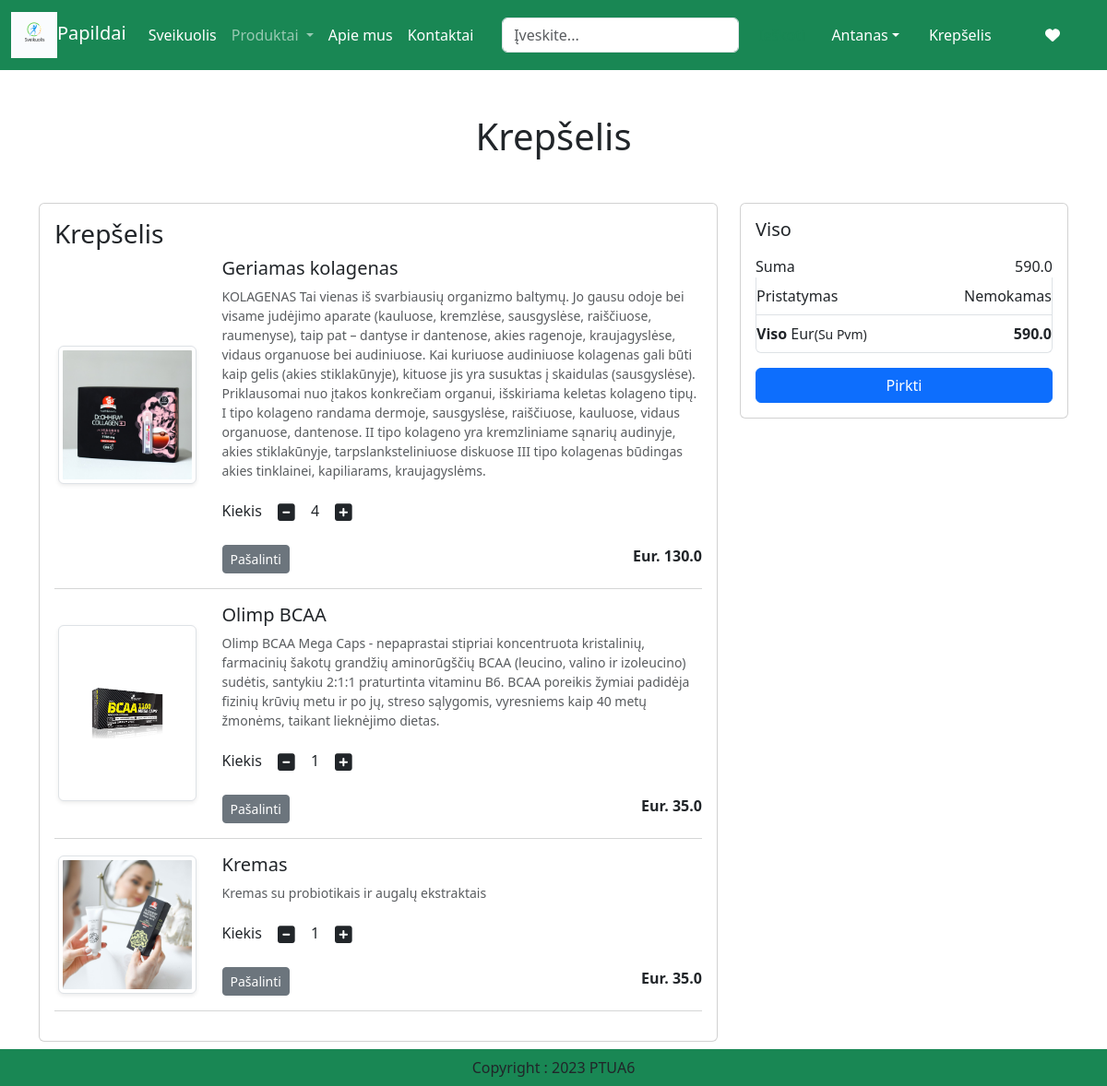
The app's page /cart/ (signed in) with its own data.
### app/models.py (models this page shows, shortened)
class Cart(models.Model):
    user = models.ForeignKey(User, on_delete=models.CASCADE)
    product = models.ForeignKey(Product, on_delete=models.CASCADE)
    quantity = models.PositiveIntegerField(default=1)

class Product(models.Model):
    title = models.CharField(max_length=100)
    selling_price = models.FloatField()
    discounted_price = models.FloatField()
    description = models.TextField()
    composition = models.TextField(default='')
    prodapp = models.TextField(default='')
    category = models.CharField(choices=CATEGORY_CHOICES, max_length=5)
    product_image = models.ImageField(upload_to='product')

### app/views.py (the view)
# urls.py: path("cart/", views.show_cart, name="showcart"),
@login_required
def show_cart(request):
    user = request.user
    cart = Cart.objects.filter(user=user)
    amount = 0
    for p in cart:
        value = p.quantity * p.product.discounted_price
        amount = amount + value
        totalamount = amount
    return render(request, "app/addtocart.html", locals())

### app/templates/app/addtocart.html (shortened to what this page needs)
{% extends 'app/index.html' %}
{% load static %}
{% block main-content %}
<div class="container my-5">
    <div class="row">
        {% if cart %}
            <h1 class="text-center mb-5">Krepšelis</h1>
            <div class="col-sm-8">
                <div class="card">
                    <div class="card-body">
                        <h3>Krepšelis</h3>
                        {% for item in cart %}
                            <div class="row">
                                <div class="col-sm-3 text-center align-self-center">
                                    <img src="{{ item.product.product_image.url }}" alt="" srcset=""
                                         class="img-fluid img-thumbnail shadow-sm" width="150" height="150">
                                </div>
                                <div class="col-sm-9">
                                    <div>
                                        <h5>{{ item.product.title }}</h5>
                                        <p class="mb-2 text-muted small">{{ item.product.description }}</p>
                                        <div class="my-3">
                                            <label for="quantity">Kiekis</label>
                                            <a class="minus-cart btn" pid={{ item.product.id }}>
                                                <i class="fas fa-minus-square fa-lg"></i>
                                            </a>
                                            <span id="quantity">{{ item.quantity }}</span>
                                            <a class="plus-cart btn" pid={{ item.product.id }}>
                                                <i class="fas fa-plus-square fa-lg"></i>
                                            </a>
                                        </div>
                                        <div class="d-flex justify-content-between">
                                            <a href="#" class="remove-cart btn btn-sm btn-secondary mr-3"
                                               pid={{ item.product.id }}>Pašalinti</a>
                                            <p class="mb-0">
                                                <span><strong>Eur. {{ item.product.discounted_price}}</strong></span>
                                            </p>
                                        </div>
                                    </div>
                                </div>
                            </div>
                            <hr class="text-muted">
                        {% endfor %}
                    </div>
                </div>
            </div>
            <div class="col-sm-4">
                <div class="card">
                    <div class="card-body">
                        <h5>Viso</h5>
                        <ul class="list-group">
                            <li class="list-group-item d-flex justify-content-between align-items-center border-0 px-0 pb-0">
                                Suma<span id="amount"> {{ amount }}</span>
                            </li>
                            <li class="list-group-item d-flex justify-content-between align-items-center px-0">
                                Pristatymas<span>Nemokamas</span>
                            </li>
                            <li class="list-group-item d-flex justify-content-between align-items-center px-0 mb-3">
                                <div>
                                    <strong>Viso</strong> Eur<small>(Su Pvm)</small>
                                </div>
                                <span id="totalamount"><strong> {{ totalamount }}</strong></span>
                            </li>
                        </ul>
                        <div class="d-grid">
                            <a href="{% url 'checkout' %}" class="btn btn-primary">Pirkti</a>
                        </div>
                    </div>
                </div>
            </div>
        {% else %}
            <h1 class="text-center mb-5">Krepšelis yra tuscias</h1>
        {% endif %}
    </div>
</div>
{% endblock main-content %}

### app/templates/app/index.html (shortened to what this page needs)
<!DOCTYPE html>
{% load static %}
<html lang="en">
<head>
</head>
<body>
    <nav class="navbar navbar-expand-lg navbar-dark bg-success">
        <div class="container-fluid">
            <a class="navbar-brand" href="#">
                <img src="{% static "app/images/logo.png" %}" width="50" height="50" alt="logo">Papildai</a>
            <div class="collapse navbar-collapse" id="navbarSupportedContent">
                <ul class="navbar-nav me-auto mb-2 mb-lg-0">
                    <li class="nav-item">
                        <a class="nav-link active" aria-current="page" href="/">Sveikuolis</a>
                    </li>
                    <li class="nav-item dropdown">
                        <a class="nav-link dropdown-toggle" href="#" role="button" data-bs-toggle="dropdown" aria-expanded="false">
                            Produktai
                        </a>
                    </li>
                    <li class="nav-item">
                        <a class="nav-link text-white" href="{% url 'about' %}">Apie mus</a>
                    </li>
                    <li class="nav-item">
                        <a class="nav-link text-white" href="{% url 'contact' %}">Kontaktai</a>
                    </li>
                </ul>
                <form class="d-flex" role="search">
                    <input class="form-control me-2" type="search" placeholder="Įveskite..." aria-label="Search"
                           id="searchInput" name="searchQuery">
                    <button class="btn btn-outline-success" type="submit">Ieškoti</button>
                </form>
                <ul class="navbar-nav me-auto mb-2 mb-lg-0">
                    {% if user.is_authenticated %}
                        <li class="nav-item dropdown mx-2">
                            <a class="nav-link dropdown-toggle text-white" href="#"
                               id="profileDropdown" role="button" data-bs-toggle="dropdown"
                               aria-expanded="false">{{ user.get_username }}</a>
                        </li>
                        <li class="nav-item mx-2">
                            <a href="{% url 'showcart' %}" class="nav-link text-white">Krepšelis</a>
                        </li>
                      <li class="nav-item mx-2">
                        <a href="{% url 'wishlist_products' %}" class="nav-link text-white">
                            <i class="fa fa-heart"></i>
                        </a>
                       </li>
                    {% endif %}
                </ul>
            </div>
        </div>
    </nav>
    {% block main-content %}{% endblock main-content %}
    <footer class="container-fluid fixed-bottom bg-success text-center p-2 mt-5">
                            Copyright : 2023 PTUA6
    </footer>
    <link href="https://cdn.jsdelivr.net/npm/bootstrap@5.3.2/dist/css/bootstrap.min.css" rel="stylesheet">
    <link rel="stylesheet" href="{% static 'app/css/owl.carousel.min.css' %}" />
    <link rel="stylesheet" href="{% static 'app/css/all.min.css' %}" />
    <link rel="stylesheet" href="{% static 'app/css/style.css' %}" />
</body>
</html>

### records on screen
Cart: product.product_image (picture), product "Geriamas kolagenas", product.description "KOLAGENAS Tai vienas iš svarbiausių organizmo baltymų. Jo gausu odoje bei visame judėjimo aparate (kauluose, kremzlėse, sausgyslėse, raiščiuose, raumenyse), taip pat – dantyse ir dantenose, akies ragenoje, kraujagyslėse, vidaus organuose bei audiniuose. Kai kuriuose audiniuose kolagenas gali būti kaip gelis (akies stiklakūnyje), kituose jis yra susuktas į skaidulas (sausgyslėse). Priklausomai nuo įtakos konkrečiam organui, išskiriama keletas kolageno tipų. I tipo kolageno randama dermoje, sausgyslėse, raiščiuose, kauluose, vidaus organuose, dantenose. II tipo kolageno yra kremzliniame sąnarių audinyje, akies stiklakūnyje, tarpslanksteliniuose diskuose III tipo kolagenas būdingas akies…", quantity "4", product.discounted_price "130.0"
Cart: product.product_image (picture), product "Olimp BCAA", product.description "Olimp BCAA Mega Caps - nepaprastai stipriai koncentruota kristalinių, farmacinių šakotų grandžių aminorūgščių BCAA (leucino, valino ir izoleucino) sudėtis, santykiu 2:1:1 praturtinta vitaminu B6. BCAA poreikis žymiai padidėja fizinių krūvių metu ir po jų, streso sąlygomis, vyresniems kaip 40 metų žmonėms, taikant lieknėjimo dietas.", quantity "1", product.discounted_price "35.0"
Cart: product.product_image (picture), product "Kremas", product.description "Kremas su probiotikais ir augalų ekstraktais", quantity "1", product.discounted_price "35.0"

### other values on screen
{{ user.get_username }} "Antanas"
{{ amount }} "590.0"
{{ totalamount }} "590.0"
